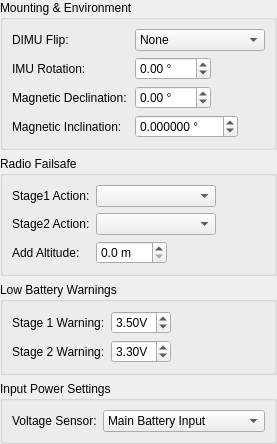
            <widget class="QWidget" name="widget_miscSettingsLeft" native="true">
             <property name="sizePolicy">
              <sizepolicy hsizetype="Fixed" vsizetype="Preferred">
               <horstretch>0</horstretch>
               <verstretch>0</verstretch>
              </sizepolicy>
             </property>
             <layout class="QVBoxLayout" name="verticalLayout_13">
              <property name="leftMargin">
               <number>0</number>
              </property>
              <property name="topMargin">
               <number>0</number>
              </property>
              <property name="rightMargin">
               <number>0</number>
              </property>
              <property name="bottomMargin">
               <number>0</number>
              </property>
              <item>
               <widget class="QGroupBox" name="groupBox_3">
                <property name="title">
                 <string>Mounting &amp;&amp; Environment</string>
                </property>
                <layout class="QFormLayout" name="formLayout_25">
                 <property name="fieldGrowthPolicy">
                  <enum>QFormLayout::AllNonFixedFieldsGrow</enum>
                 </property>
                 <property name="horizontalSpacing">
                  <number>8</number>
                 </property>
                 <item row="0" column="0">
                  <widget class="QLabel" name="label_IMU_FLIP">
                   <property name="text">
                    <string>DIMU Flip:</string>
                   </property>
                  </widget>
                 </item>
                 <item row="0" column="1">
                  <widget class="QComboBox" name="IMU_FLIP">
                   <property name="sizePolicy">
                    <sizepolicy hsizetype="Preferred" vsizetype="Fixed">
                     <horstretch>0</horstretch>
                     <verstretch>0</verstretch>
                    </sizepolicy>
                   </property>
                   <property name="toolTip">
                    <string>&lt;html&gt;&lt;head/&gt;&lt;body&gt;&lt;p&gt;Digital IMU flip direction (AQ6 with DIMU add-on, or AQ M4). Note that Flip setting is applied before the IMU Rotation setting.&lt;/p&gt;&lt;p&gt;&lt;span style=&quot; font-weight:600;&quot;&gt;None&lt;/span&gt;: Board is right side up (On AQ6 that is DIMU expander facing up. On M4 that is the side with the USB connector and large CPU chip in the center).&lt;/p&gt;&lt;p&gt;&lt;span style=&quot; font-weight:600;&quot;&gt;Roll Axis&lt;/span&gt;: Left becomes right. For example, on M4 this means arm #4 is pointing to the right instead of left and GPS chip is facing up.&lt;/p&gt;&lt;p&gt;&lt;span style=&quot; font-weight:600;&quot;&gt;Pitch Axis&lt;/span&gt;: Front becomes back. For example, on M4 this means the #3 arm is pointing forward instead of to the back, and the GPS chip is facing up.&lt;/p&gt;&lt;/body&gt;&lt;/html&gt;</string>
                   </property>
                   <item>
                    <property name="text">
                     <string>None</string>
                    </property>
                   </item>
                   <item>
                    <property name="text">
                     <string>Around Roll Axis</string>
                    </property>
                   </item>
                   <item>
                    <property name="text">
                     <string>Around Pitch Axis</string>
                    </property>
                   </item>
                  </widget>
                 </item>
                 <item row="1" column="0">
                  <widget class="QLabel" name="label_IMU_ROT">
                   <property name="text">
                    <string>IMU Rotation:</string>
                   </property>
                  </widget>
                 </item>
                 <item row="1" column="1">
                  <widget class="QDoubleSpinBox" name="IMU_ROT">
                   <property name="sizePolicy">
                    <sizepolicy hsizetype="Maximum" vsizetype="Fixed">
                     <horstretch>0</horstretch>
                     <verstretch>0</verstretch>
                    </sizepolicy>
                   </property>
                   <property name="minimumSize">
                    <size>
                     <width>50</width>
                     <height>0</height>
                    </size>
                   </property>
                   <property name="toolTip">
                    <string>&lt;html&gt;&lt;head/&gt;&lt;body&gt;&lt;p&gt;Flight controller/IMU orientation compared to vehicle front (negative values for CCW rotation).&lt;/p&gt;&lt;p&gt;Rotation is applied after DIMU Flip setting.&lt;/p&gt;&lt;/body&gt;&lt;/html&gt;</string>
                   </property>
                   <property name="suffix">
                    <string> °</string>
                   </property>
                   <property name="minimum">
                    <double>-180.000000000000000</double>
                   </property>
                   <property name="maximum">
                    <double>180.000000000000000</double>
                   </property>
                   <property name="singleStep">
                    <double>22.500000000000000</double>
                   </property>
                  </widget>
                 </item>
                 <item row="2" column="0">
                  <widget class="QLabel" name="label_IMU_MAG_DECL">
                   <property name="text">
                    <string>Magnetic Declination:</string>
                   </property>
                  </widget>
                 </item>
                 <item row="2" column="1">
                  <widget class="QDoubleSpinBox" name="IMU_MAG_DECL">
                   <property name="sizePolicy">
                    <sizepolicy hsizetype="Maximum" vsizetype="Fixed">
                     <horstretch>0</horstretch>
                     <verstretch>0</verstretch>
                    </sizepolicy>
                   </property>
                   <property name="minimumSize">
                    <size>
                     <width>50</width>
                     <height>0</height>
                    </size>
                   </property>
                   <property name="toolTip">
                    <string>&lt;html&gt;&lt;head/&gt;&lt;body&gt;&lt;p&gt;Local declination in operating area.&lt;/p&gt;&lt;/body&gt;&lt;/html&gt;</string>
                   </property>
                   <property name="suffix">
                    <string> °</string>
                   </property>
                   <property name="minimum">
                    <double>-180.000000000000000</double>
                   </property>
                   <property name="maximum">
                    <double>180.000000000000000</double>
                   </property>
                   <property name="singleStep">
                    <double>0.100000000000000</double>
                   </property>
                  </widget>
                 </item>
                 <item row="3" column="0">
                  <widget class="QLabel" name="label_IMU_MAG_INCL">
                   <property name="text">
                    <string>Magnetic Inclination:</string>
                   </property>
                  </widget>
                 </item>
                 <item row="3" column="1">
                  <widget class="QDoubleSpinBox" name="IMU_MAG_INCL">
                   <property name="sizePolicy">
                    <sizepolicy hsizetype="Maximum" vsizetype="Fixed">
                     <horstretch>0</horstretch>
                     <verstretch>0</verstretch>
                    </sizepolicy>
                   </property>
                   <property name="minimumSize">
                    <size>
                     <width>50</width>
                     <height>0</height>
                    </size>
                   </property>
                   <property name="toolTip">
                    <string>&lt;html&gt;&lt;head/&gt;&lt;body&gt;&lt;p&gt;Local inclination in operating area.&lt;/p&gt;&lt;/body&gt;&lt;/html&gt;</string>
                   </property>
                   <property name="suffix">
                    <string> °</string>
                   </property>
                   <property name="decimals">
                    <number>6</number>
                   </property>
                   <property name="minimum">
                    <double>-180.000000000000000</double>
                   </property>
                   <property name="maximum">
                    <double>180.000000000000000</double>
                   </property>
                   <property name="singleStep">
                    <double>0.100000000000000</double>
                   </property>
                  </widget>
                 </item>
                </layout>
               </widget>
              </item>
              <item>
               <widget class="QGroupBox" name="groupBox_radioFailsafe">
                <property name="title">
                 <string>Radio Failsafe</string>
                </property>
                <layout class="QFormLayout" name="formLayout_31">
                 <item row="0" column="0">
                  <widget class="QLabel" name="label_SPVR_FS_RAD_ST1">
                   <property name="text">
                    <string>Stage1 Action:</string>
                   </property>
                  </widget>
                 </item>
                 <item row="0" column="1">
                  <widget class="QComboBox" name="SPVR_FS_RAD_ST1">
                   <property name="sizePolicy">
                    <sizepolicy hsizetype="Maximum" vsizetype="Fixed">
                     <horstretch>0</horstretch>
                     <verstretch>0</verstretch>
                    </sizepolicy>
                   </property>
                   <property name="minimumSize">
                    <size>
                     <width>120</width>
                     <height>0</height>
                    </size>
                   </property>
                  </widget>
                 </item>
                 <item row="1" column="0">
                  <widget class="QLabel" name="label_SPVR_FS_RAD_ST2">
                   <property name="text">
                    <string>Stage2 Action:</string>
                   </property>
                  </widget>
                 </item>
                 <item row="1" column="1">
                  <widget class="QComboBox" name="SPVR_FS_RAD_ST2">
                   <property name="sizePolicy">
                    <sizepolicy hsizetype="Maximum" vsizetype="Fixed">
                     <horstretch>0</horstretch>
                     <verstretch>0</verstretch>
                    </sizepolicy>
                   </property>
                   <property name="minimumSize">
                    <size>
                     <width>120</width>
                     <height>0</height>
                    </size>
                   </property>
                   <property name="toolTip">
                    <string>&lt;html&gt;&lt;head/&gt;&lt;body&gt;&lt;p&gt;Land: Immediately start descent and disarm at landing. &lt;/p&gt;&lt;p&gt;RTH, Land: First return to home position and altitude (if set), then start descent.&lt;/p&gt;&lt;p&gt;Ascend, RTH, Land: If below home position altitude, then first ascend to that altitude, then return to home position, then descend.&lt;/p&gt;&lt;p&gt;&lt;span style=&quot; font-weight:600;&quot;&gt;NOTE&lt;/span&gt;: Landing velocity is determined by the NAV_LANDING_VEL parameter (aka Dflt. Landing Rate on this settings screen).&lt;/p&gt;&lt;/body&gt;&lt;/html&gt;</string>
                   </property>
                  </widget>
                 </item>
                 <item row="2" column="0">
                  <widget class="QLabel" name="label_SPVR_FS_ADD_ALT">
                   <property name="text">
                    <string>Add Altitude:</string>
                   </property>
                  </widget>
                 </item>
                 <item row="2" column="1">
                  <widget class="QDoubleSpinBox" name="SPVR_FS_ADD_ALT">
                   <property name="sizePolicy">
                    <sizepolicy hsizetype="Maximum" vsizetype="Fixed">
                     <horstretch>0</horstretch>
                     <verstretch>0</verstretch>
                    </sizepolicy>
                   </property>
                   <property name="minimumSize">
                    <size>
                     <width>60</width>
                     <height>0</height>
                    </size>
                   </property>
                   <property name="toolTip">
                    <string>&lt;html&gt;&lt;head/&gt;&lt;body&gt;&lt;p&gt;Add this many meters to home altitude when Stage 2 failsafe is activated using the &amp;quot;Ascend, RTH, Land&amp;quot; option.&lt;/p&gt;&lt;/body&gt;&lt;/html&gt;</string>
                   </property>
                   <property name="suffix">
                    <string> m</string>
                   </property>
                   <property name="decimals">
                    <number>1</number>
                   </property>
                  </widget>
                 </item>
                </layout>
               </widget>
              </item>
              <item>
               <widget class="QGroupBox" name="groupBox_batteryWarnings">
                <property name="title">
                 <string>Low Battery Warnings</string>
                </property>
                <layout class="QFormLayout" name="formLayout_32">
                 <property name="fieldGrowthPolicy">
                  <enum>QFormLayout::AllNonFixedFieldsGrow</enum>
                 </property>
                 <item row="0" column="0">
                  <widget class="QLabel" name="label_SPVR_LOW_BAT1">
                   <property name="text">
                    <string>Stage 1 Warning:</string>
                   </property>
                  </widget>
                 </item>
                 <item row="0" column="1">
                  <widget class="QDoubleSpinBox" name="SPVR_LOW_BAT1">
                   <property name="sizePolicy">
                    <sizepolicy hsizetype="Maximum" vsizetype="Fixed">
                     <horstretch>0</horstretch>
                     <verstretch>0</verstretch>
                    </sizepolicy>
                   </property>
                   <property name="minimumSize">
                    <size>
                     <width>60</width>
                     <height>0</height>
                    </size>
                   </property>
                   <property name="toolTip">
                    <string>Voltage per battery cell</string>
                   </property>
                   <property name="suffix">
                    <string>V</string>
                   </property>
                   <property name="maximum">
                    <double>4.200000000000000</double>
                   </property>
                   <property name="singleStep">
                    <double>0.100000000000000</double>
                   </property>
                   <property name="value">
                    <double>3.500000000000000</double>
                   </property>
                  </widget>
                 </item>
                 <item row="1" column="0">
                  <widget class="QLabel" name="label_SPVR_LOW_BAT2">
                   <property name="text">
                    <string>Stage 2 Warning:</string>
                   </property>
                  </widget>
                 </item>
                 <item row="1" column="1">
                  <widget class="QDoubleSpinBox" name="SPVR_LOW_BAT2">
                   <property name="sizePolicy">
                    <sizepolicy hsizetype="Fixed" vsizetype="Fixed">
                     <horstretch>0</horstretch>
                     <verstretch>0</verstretch>
                    </sizepolicy>
                   </property>
                   <property name="minimumSize">
                    <size>
                     <width>60</width>
                     <height>0</height>
                    </size>
                   </property>
                   <property name="toolTip">
                    <string>Voltage per battery cell</string>
                   </property>
                   <property name="suffix">
                    <string>V</string>
                   </property>
                   <property name="maximum">
                    <double>4.200000000000000</double>
                   </property>
                   <property name="singleStep">
                    <double>0.100000000000000</double>
                   </property>
                   <property name="value">
                    <double>3.300000000000000</double>
                   </property>
                  </widget>
                 </item>
                </layout>
               </widget>
              </item>
              <item>
               <widget class="QGroupBox" name="container_SPVR_VIN_SOURCE">
                <property name="title">
                 <string>Input Power Settings</string>
                </property>
                <layout class="QFormLayout" name="formLayout_46">
                 <item row="0" column="0">
                  <widget class="QLabel" name="label_SPVR_VIN_SOURCE">
                   <property name="text">
                    <string>Voltage Sensor:</string>
                   </property>
                  </widget>
                 </item>
                 <item row="0" column="1">
                  <widget class="QComboBox" name="SPVR_VIN_SOURCE">
                   <property name="sizePolicy">
                    <sizepolicy hsizetype="Preferred" vsizetype="Fixed">
                     <horstretch>0</horstretch>
                     <verstretch>0</verstretch>
                    </sizepolicy>
                   </property>
                   <property name="toolTip">
                    <string>&lt;html&gt;&lt;head/&gt;&lt;body&gt;&lt;p&gt;Voltage sensor input -- select main source of flight battery voltage monitoring.  Some hardware may support an external voltage input sensor (for example the &lt;span style=&quot; font-weight:600;&quot;&gt;M4 v2&lt;/span&gt;).  On the M4 this may be useful when using external brushless ESCs.&lt;/p&gt;&lt;/body&gt;&lt;/html&gt;</string>
                   </property>
                   <item>
                    <property name="text">
                     <string>Main Battery Input</string>
                    </property>
                   </item>
                   <item>
                    <property name="text">
                     <string>External Voltage Sensor</string>
                    </property>
                   </item>
                  </widget>
                 </item>
                </layout>
               </widget>
              </item>
             </layout>
            </widget>
